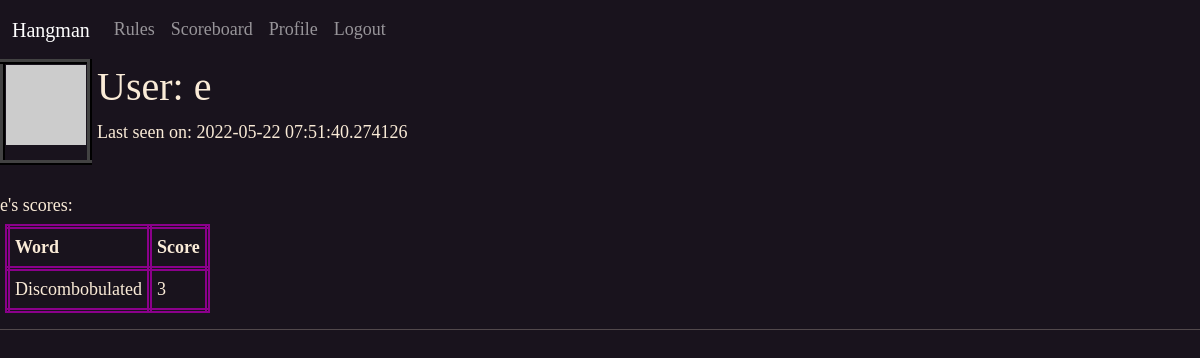
/user/e (signed in), run on the app's committed database.
### app/models.py (models this page shows, shortened)
class User(UserMixin, db.Model):
    id = db.Column(db.Integer, primary_key=True)
    email = db.Column(db.String(60), index=True, unique=True)
    username = db.Column(db.String(60), index=True, unique=True)
    password_hash = db.Column(db.String(128))
    last_seen = db.Column(db.DateTime, default=datetime.utcnow())
    def avatar(self, size):
        digest = md5('hangguest@protonmail.com'.lower().encode('utf-8')).hexdigest()
        return 'https://www.gravatar.com/avatar/{}?d=retro&s={}'.format(digest,size)

class Words(db.Model):
    id = db.Column(db.Integer, primary_key=True)
    word = db.Column(db.String(60), index=True, unique=True)
    definition = db.Column(db.String(60), index=True, unique=True)

### app/routes.py (the view)
@app.route('/user/<username>')
@login_required
def user(username):
    user = User.query.filter_by(username=username).first_or_404()
    dict = {}
    for score in Scores.query.filter_by(user_id=current_user.id).all():
        dict[f"{Words.query.get(score.word_id).word}"] = f"{score.number_of_guesses}"
    return render_template('user.html', user=user, dict=dict)

### app/models.py (called while the page is built)
@login.user_loader
def load_user(id):
    return User.query.get(int(id))

### app/routes.py (called while the page is built)
@app.before_request
def before_request():
    if current_user.is_authenticated:
        current_user.last_seen = datetime.utcnow()
        db.session.commit()

### app/templates/user.html (shortened to what this page needs)
{% extends "base.html" %}
{% block content %}
<table>
    <tr valign="top">
        <td id="profilePic"><img src="{{ user.avatar(128) }}"></td>
        <td style="padding-left:5px;">
            <h1>User: {{ user.username }}</h1>
            {% if user.last_seen %}
                <p>Last seen on: {{ user.last_seen }}</p>
                {% endif %}
        </td>
    </tr>
</table><br>
{{ user.username }}'s scores:
<table id="stats">
    <tr>
        <th style="border: 5px double darkmagenta; padding: 5px;">Word</th>
        <th style="border: 5px double darkmagenta; padding: 5px;">Score</th>
    </tr>
    {% for key,value in dict.items() %}
    <tr>
        <td style="border: 5px double darkmagenta; padding: 5px;">{{key}}</td>
        <td style="border: 5px double darkmagenta; padding: 5px;">{{value}}</td>
    </tr>
    {% endfor %}
</table>
{% endblock %}

### app/static/Hangman.css (style rules this page uses)
body { background-color: rgb(25, 19, 29); color: antiquewhite; font-family: cursive, Garamond, serif; font-size: large; }
#stats { border: 2px groove whitesmoke; position: relative; margin:5px; }
#profilePic { border: 5px ridge rgb(66, 66, 66); }

### data on the page
User: username "e", last_seen "2022-05-22 07:51:40.274126"
Words: word "Discombobulated", value "3"
